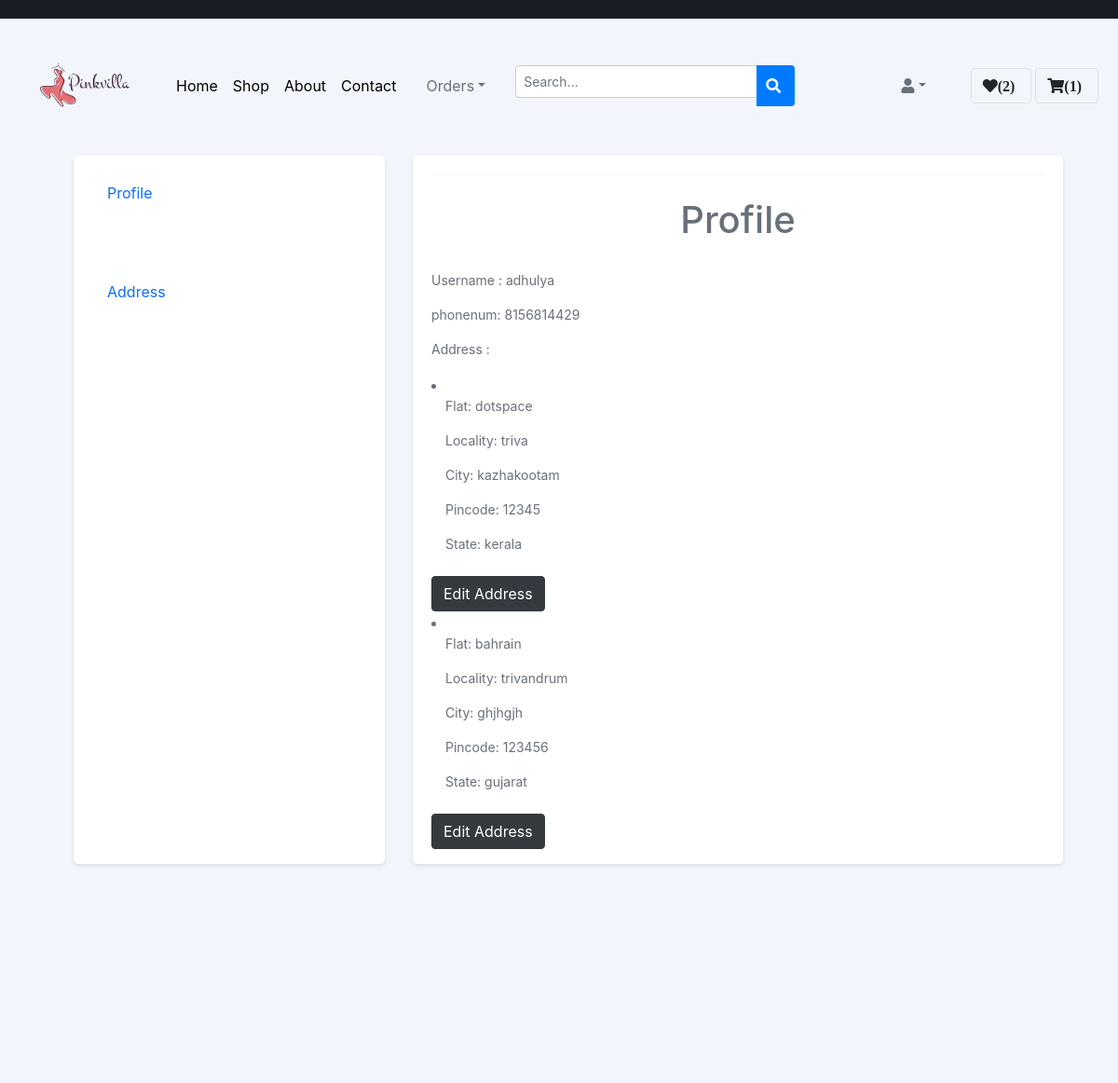
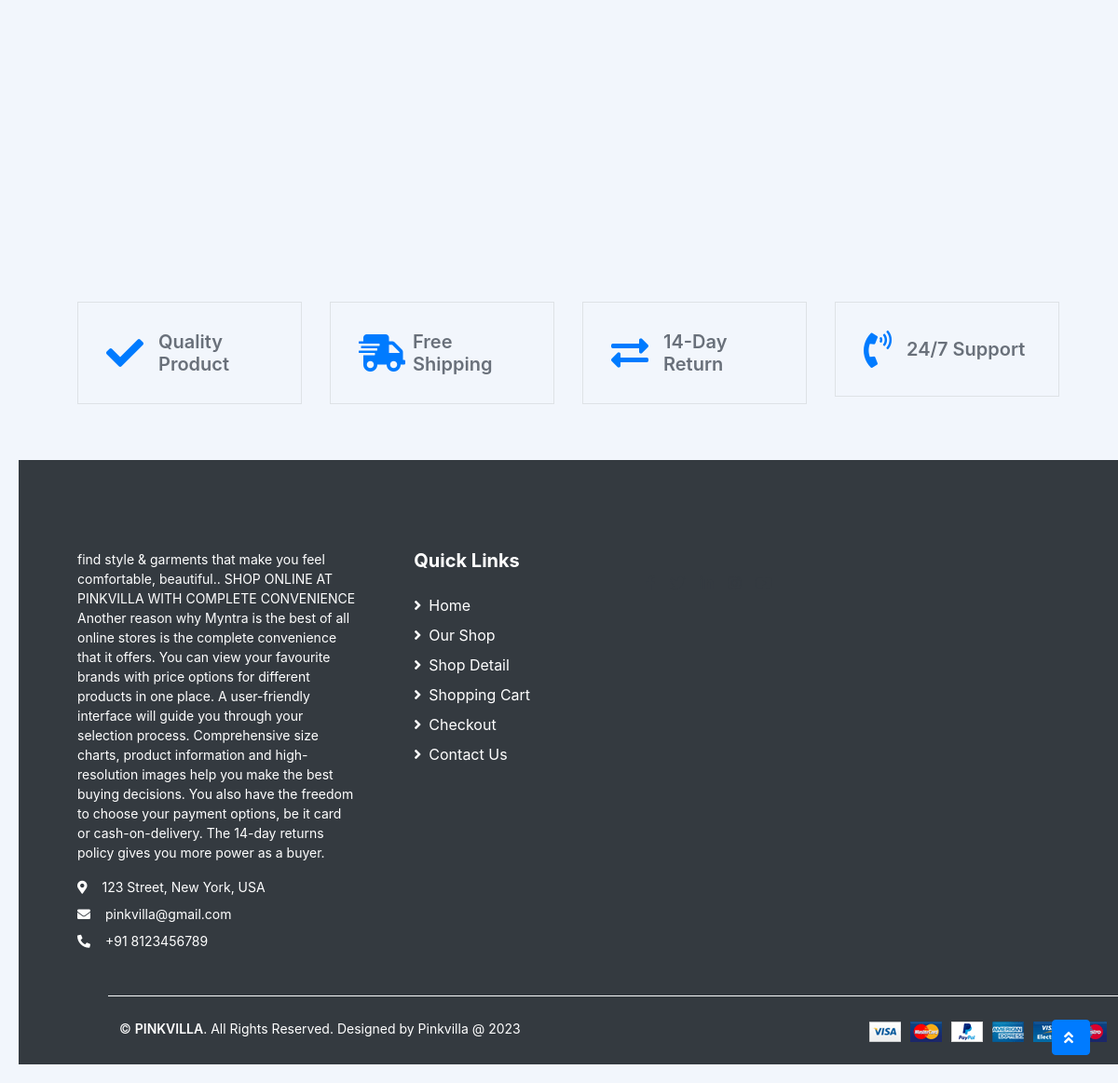
The app's page /user_profile/ (signed in) with its own data (2 pictures, top to bottom).
### app1/models.py (models this page shows, shortened)
class custom_user(models.Model):
    id = models.AutoField(primary_key=True)
    first_name = models.CharField(max_length=255)
    username = models.CharField(max_length=255)
    is_superuser = models.BooleanField(default=False)
    email = models.CharField(max_length=255)
    password = models.CharField(max_length=255)
    phone_number = models.CharField(max_length=20, blank=True, null=True)
    status =  models.BooleanField(default=True)
    def __str__(self):
        return self.username

class Address(models.Model):
    username = models.ForeignKey(custom_user, on_delete=models.CASCADE)
    flat = models.CharField(max_length=255)
    locality = models.CharField(max_length=255)
    city = models.CharField(max_length=255)
    pincode = models.CharField(max_length=20, blank=True, null=True)
    state = models.CharField(max_length=255)

### app1/views.py (the view)
# urls.py: path('user_profile/',views.user_profile,name = 'user_profile'),
def user_profile(request):
    username = custom_user.objects.get(username=request.session["username"])
    user_phone = username.phone_number
    addresses = Address.objects.filter(username=username)
    wishlistobj = Wishlist.objects.filter(username = username)
    wishlist_count = Wishlist.objects.filter(username = username).count()
    cart = Cart.objects.filter(username = username)
    cart_count = Cart.objects.filter(username = username).count()
    context = {
        'username': username,
        'phone_number': user_phone,
        'addresses': addresses,
        'wishlistobj':wishlistobj,
        'wishlist_count':wishlist_count,
        'cart':cart,
        'cart_count': cart_count
    }
    return render(request, "user_profile.html", context)

### app1/templates/user_profile.html (shortened to what this page needs)
{% extends 'user_product.html' %}
{% load static %}
{% block main-content%}
<!DOCTYPE html>
<html>
<head>
    <link rel="stylesheet" href="https://maxcdn.bootstrapcdn.com/bootstrap/4.5.0/css/bootstrap.min.css">
</head>
<div class="container-xl px-4 mt-4">
<body>
    <div class="container">
        <div class="row">
            <div class="col-md-4">
                <div class="profile-sidebar">
                    <ul class="nav flex-column">
                        <li class="nav-item">
                            <a class="nav-link" href="#profile">Profile
                                 <div class="card-body text-center">
                                </div>
                            </a>
                        </li>
                        <li class="nav-item">
                            <a class="nav-link" href="#address">Address</a>
                        </li>
                    </ul>
                </div>
            </div>
            <div class="col-md-8">
                <div class="profile-content">
                    <hr class="mt-0 mb-4">
                    <h1>Profile</h1>
                    <div id="profile">
                        <p>Username : {{username}}</p>
                        <p>phonenum: {{phone_number}}</p>
                        <p>Address : {{phonenumber}}</p>
                        {% for addr in addresses %}
                        <li>
                            <div class="col-md-4 mb-4">
                            <p>Flat: {{ addr.flat }}</p>
                            <p>Locality: {{ addr.locality }}</p>
                            <p>City: {{ addr.city }}</p>
                            <p>Pincode: {{ addr.pincode }}</p>
                            <p>State: {{ addr.state }}</p>
                            </div>
                        </li>
                        <div style="display:inline-block;">
                            <a href="{% url 'user_proeditadd' addr.id %}" class="btn btn-dark" style="color: white;">Edit Address</a>
                        </div>
                        {% endfor %}
                    </div>
                </div>
                </div>
            </div>
        </div>
    </div>
</body>
</html>
{% endblock main-content %}

### app1/templates/user_profile.html (style rules this page uses)
body { background-color: #f8f9fa; padding: 20px; }
.profile-sidebar { background-color: #fff; padding: 20px; border-radius: 5px; box-shadow: 0 2px 4px rgba(0, 0, 0, 0.1); height: calc(100vh - 40px); }
.profile-content { background-color: #fff; padding: 20px; border-radius: 5px; box-shadow: 0 2px 4px rgba(0, 0, 0, 0.1); height: calc(100vh - 40px); }
h1 { text-align: center; margin-bottom: 30px; }
body { margin-top:20px; background-color:#f2f6fc; color:#69707a; }

### records on screen
custom_user: username "adhulya", phone_number "8156814429"
Address: flat "dotspace", locality "triva", city "kazhakootam", pincode "12345", state "kerala"
Address: flat "bahrain", locality "trivandrum", city "ghjhgjh", pincode "123456", state "gujarat"

### other values on screen
{{ wishlist_count }} "2"
{{ cart_count }} "1"
